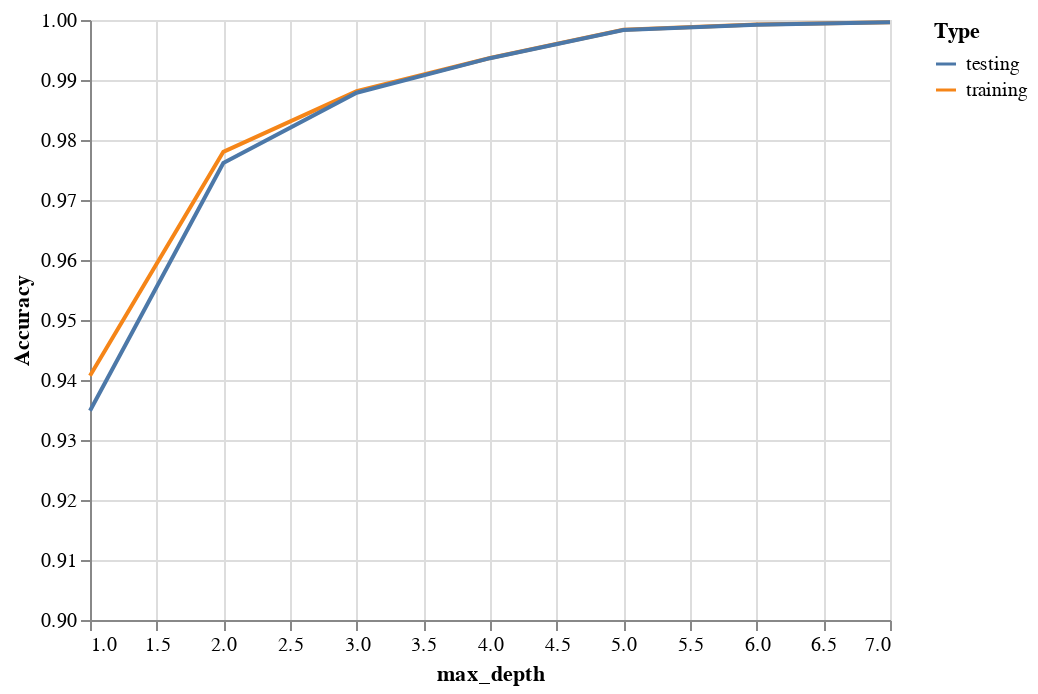

The cell this chart's notebook holds for it:
### Code cell
alt.Chart(df_rf.query("max_depth < 8")).mark_line().encode(
    alt.X('max_depth'),
    alt.Y('Accuracy', scale=alt.Scale(domain=[0.9, 1])),
    alt.Color('Type:N'))

### Figure 1 — Vega-Lite specification as saved in the notebook (floating-point values rounded to 4 significant figures)
{"$schema": "https://vega.github.io/schema/vega-lite/v3.4.0.json", "config": {"mark": {"tooltip": null}, "view": {"height": 300, "width": 400}}, "data": {"name": "data-09de5eea806e3374ff5c8554bdb33507"}, "datasets": {"data-09de5eea806e3374ff5c8554bdb33507": [{"Accuracy": 0.9407, "Type": "training", "max_depth": 1}, {"Accuracy": 0.978, "Type": "training", "max_depth": 2}, {"Accuracy": 0.9881, "Type": "training", "max_depth": 3}, {"Accuracy": 0.9937, "Type": "training", "max_depth": 4}, {"Accuracy": 0.9984, "Type": "training", "max_depth": 5}, {"Accuracy": 0.9993, "Type": "training", "max_depth": 6}, {"Accuracy": 0.9996, "Type": "training", "max_depth": 7}, {"Accuracy": 0.9349, "Type": "testing", "max_depth": 1}, {"Accuracy": 0.9762, "Type": "testing", "max_depth": 2}, {"Accuracy": 0.9879, "Type": "testing", "max_depth": 3}, {"Accuracy": 0.9936, "Type": "testing", "max_depth": 4}, {"Accuracy": 0.9983, "Type": "testing", "max_depth": 5}, {"Accuracy": 0.9992, "Type": "testing", "max_depth": 6}, {"Accuracy": 0.9996, "Type": "testing", "max_depth": 7}]}, "encoding": {"color": {"field": "Type", "type": "nominal"}, "x": {"field": "max_depth", "type": "quantitative"}, "y": {"field": "Accuracy", "scale": {"domain": [0.9, 1]}, "type": "quantitative"}}, "mark": "line"}
